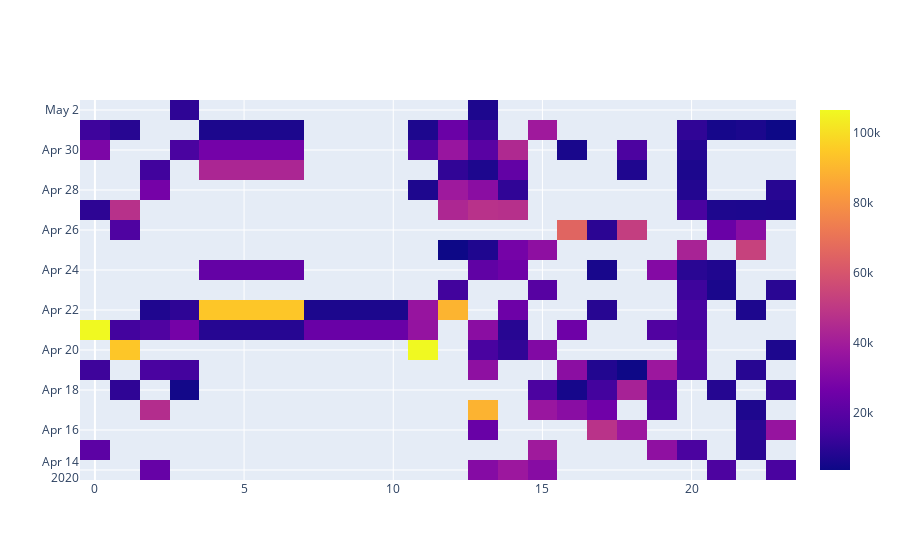

Notebook source saved alongside this figure:
### Code cell
import plotly.graph_objects as go

fig = go.Figure(data=go.Heatmap(
                   z=new_data['retweet_count'],
                   x=new_data['Hour_of_tweet'],
                   y=new_data['Date'],
                   hoverongaps = False))
fig.show()

### Figure 1 — Plotly figure (JSON) as saved in the notebook; plotly's stock layout.template omitted (floating-point values rounded to 4 significant figures; data arrays with more than 128 entries replaced by an {"elided": "..."} marker saying what was removed)
{"data": [{"hoverongaps": false, "type": "heatmap", "x": {"elided": "500 str values"}, "y": {"elided": "500 str values"}, "z": {"elided": "500 int values"}}], "layout": {}}
